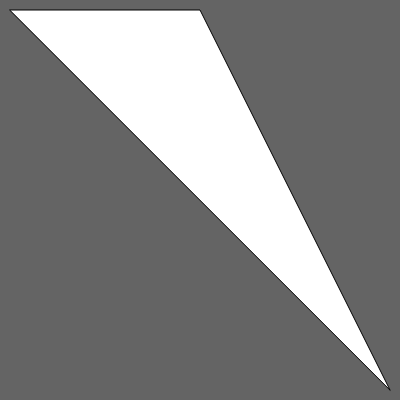
Frame 1 (no input)
Frame 60 (no input): identical to frame 1, image omitted
Frame 120 (the mouse pressed at the canvas centre since frame 60): identical to frame 1, image omitted

The p5.js sketch that drew this single still picture (run headless with seeded random() and noise() and a simulated clock; from frame 60 on, the mouse is pressed at the canvas centre):

// p5.js sketch
// ── sketch.js
function setup() {
  createCanvas(400, 400);
  rectMode(CENTER);
}

function draw() {
  background(100);
  triangle(10, 10, 200, 10, 390, 390)
}

// Anatomy of a function: triangle()
